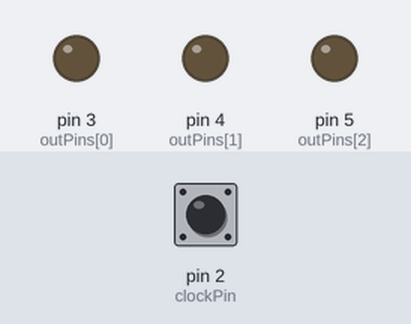
Bench run of a sketch on a simulated Arduino Uno, built with avr-gcc and run on an emulated ATmega328P. On the bench: output pins drawn as LEDs (lit = HIGH). Inputs (shaded band) come from the test bench; at power-on: pin 2 (clockPin) LOW.

Above: at 1.2 s.
1.3 s: pin 2 (clockPin) pulsed HIGH 2 times (0.12 s each, 0.3 s apart)
At 2.1 s:
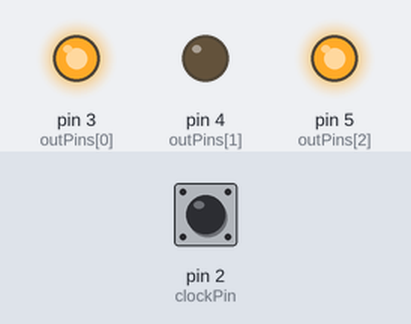
Timing chart, 0 to 4.3 s (numbered marks = the images above; inputs shaded):
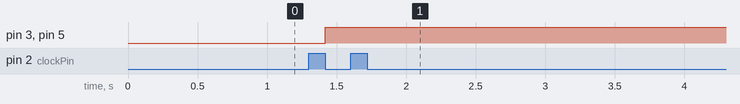

Measured:
- after the input at 1.3 s, pin 3 (outPins[0]), pin 5 (outPins[2]): LOW → HIGH after 0.12 s

The sketch:

sketch_nov05a.ino
```cpp
 const int clockPin = 2;
 const int outPins[3] = {3,4,5};
 const int inPins[3] = {6,7,8};
 volatile bool isRisingEdge = true;


void setup() {
  pinMode(clockPin, INPUT);
  for(int i=0;i<3;i++){
    pinMode(outPins[i], OUTPUT);
    pinMode(inPins[i], INPUT);
  }
  attachInterrupt(digitalPinToInterrupt(clockPin), handleClock, CHANGE);
}

void loop() {

}

void handleClock(){
  if(digitalRead(clockPin) == HIGH){
    isRisingEdge = true;
    receiveData();
  } else {
    isRisingEdge = false;
    sendData();
  }
}

void sendData(){
  //hier sollen die 3 Output Pins gesetzt werden
  digitalWrite(outPins[0], HIGH);
  digitalWrite(outPins[1], LOW);
  digitalWrite(outPins[2], HIGH);
}

void receiveData(){
  //hier sollen die 3 Input Pins gesetzt werden
  int receivedBits[3];
  //receivedBits[0] = digitalWrite(inPins[0]);
  //receivedBits[1] = digitalWrite(inPins[1]);
  //receivedBits[2] = digitalWrite(inPins[2]);
}
```
